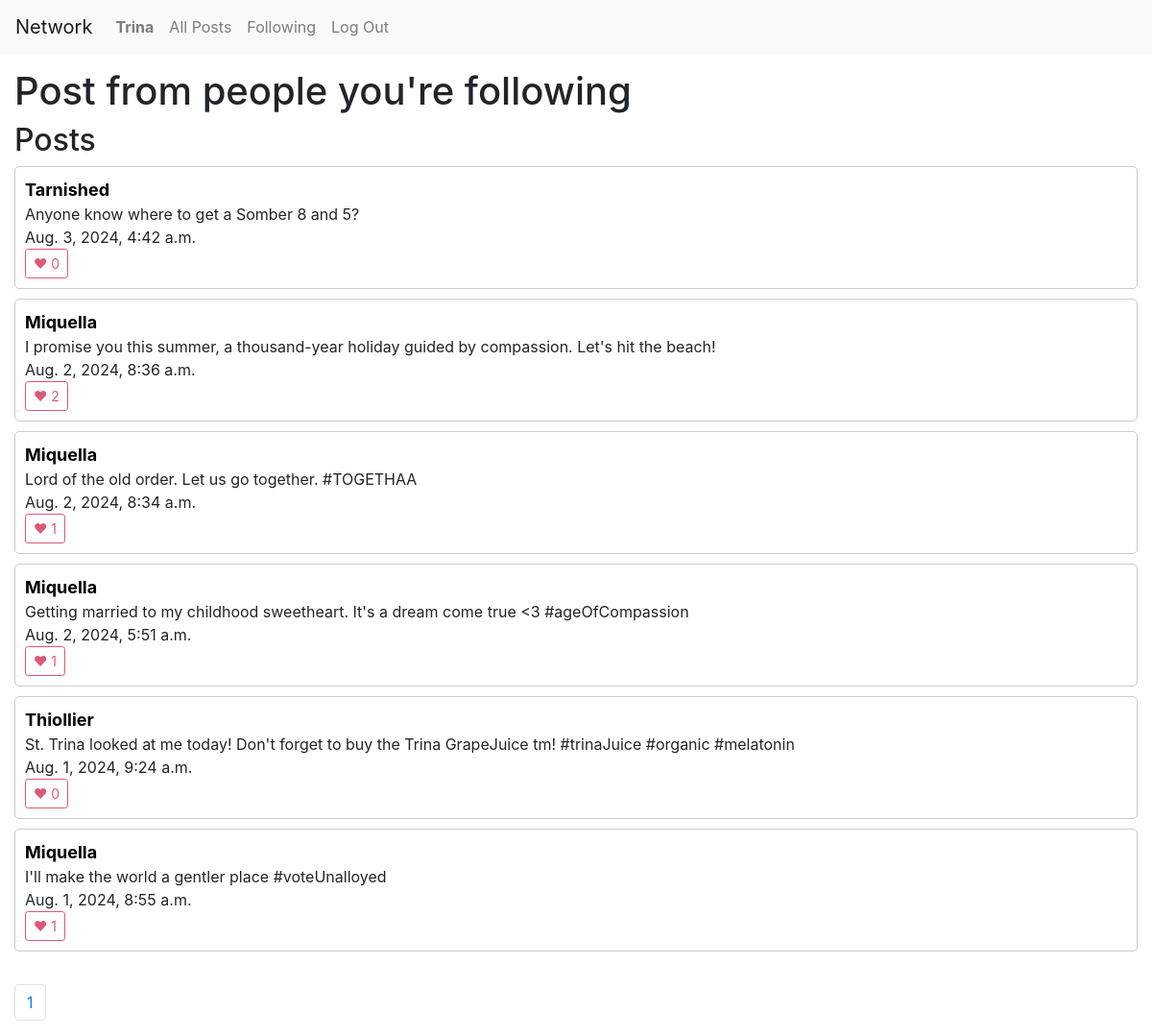
/following/1 (signed in), run on the app's committed database.
### network/models.py (models this page shows, shortened)
class User(AbstractUser):
    followers = models.ManyToManyField('self', related_name="following", null=True)
    following = models.ManyToManyField('self', related_name="followers",null=True)
    def __str__(self):
        return self.username

class Post(models.Model):
    user = models.ForeignKey("User", on_delete=models.CASCADE, related_name="posts")
    content = models.TextField(blank=True)
    timestamp = models.DateTimeField(auto_now_add=True)
    likes = models.IntegerField(default=0)
    likes_users = models.ManyToManyField("User", related_name="likes", null=True)

### network/views.py (the view)
# urls.py: path("following/<int:page_num>", views.following, name="following"),
def following(request, page_num):
    following = User.objects.filter(followers=request.user)
    following = Post.objects.filter(user__in=following)
    posts = following.order_by("-timestamp").all()
    p = Paginator(posts, 10)
    page_obj = p.get_page(page_num)
    prev_page = None
    has_prev_page = False
    if page_obj.has_previous():
        prev_page = page_obj.previous_page_number()
        has_prev_page = True
    next_page = None
    has_next_page = False
    if page_obj.has_next():
        next_page = page_obj.next_page_number()
        has_next_page = True
    return render(request, 'network/following.html', {
        "username":request.user,
        "posts": page_obj,
        "pages": p,
        "prev_page": prev_page,
        "has_prev_page": has_prev_page,
        "next_page": next_page,
        "has_next_page": has_next_page,
    })

### network/templates/network/following.html (shortened to what this page needs)
{% extends "network/layout.html" %}
{% load static %}
{% block body %}
    <h1>Post from people you're following</h1>
    <h2>Posts</h2>
    {% for post in posts %}
    <div id="post-container">
        <a href="{% url 'user' post.user.username 1 %}" class="username-link">{{ post.user.username }}</a><br>
        {{ post.content }} <br>
        {{ post.timestamp }} <br>
        <button id="like-{{ post.id }}" onclick="toggle_like({{ post.id }})" class="like-btn">♥ {{ post.likes_users.count }}</button>
    </div>
    {% endfor %}
    <br>
    <nav aria-label="Page navigation example">
        <ul class="pagination">
          {% for page in pages %}
            <li class="page-item"><a class="page-link"  href="{% url 'following' page.number%}">{{ page.number }}</a></li>
          {% endfor %}
        </ul>
      </nav>
{% endblock %}

### network/templates/network/layout.html (shortened to what this page needs)
{% load static %}
<!DOCTYPE html>
<html lang="en">
    <head>
        <link rel="stylesheet" href="https://stackpath.bootstrapcdn.com/bootstrap/4.4.1/css/bootstrap.min.css">
        <link href="{% static 'network/styles.css' %}" rel="stylesheet">
    </head>
    <body>
        <nav class="navbar navbar-expand-lg navbar-light bg-light">
            <a class="navbar-brand" href="#">Network</a>
            <div>
              <ul class="navbar-nav mr-auto">
                {% if user.is_authenticated %}
                    <li class="nav-item">
                        <a id="nav-username" class="nav-link" href="{% url 'user' user.username 1 %}"><strong>{{ user.username }}</strong></a>
                    </li>
                {% endif %}
                <li class="nav-item">
                  <a class="nav-link" href="{% url 'index' %}">All Posts</a>
                </li>
                {% if user.is_authenticated %}
                    <li class="nav-item">
                        <a class="nav-link" href="{% url 'following' 1%}">Following</a>
                    </li>
                    <li class="nav-item">
                        <a class="nav-link" href="{% url 'logout' %}">Log Out</a>
                    </li>
                {% endif %}
              </ul>
            </div>
          </nav>
        <div class="body">
            {% block body %}
            {% endblock %}
        </div>
    </body>
</html>

### network/static/network/styles.css (style rules this page uses)
.body { margin:15px; }
#post-container { align-items: center; border: 1px solid #ccc; padding: 10px; margin-bottom: 10px; border-radius: 5px; }
.username-link { color:black; font-weight: bold; font-size: large; }
.like-btn { display: inline-block; font-weight: 400; text-align: center; vertical-align: middle; user-select: none; background-color: transparent; border: 1px solid transparent; transition: color .15s ease-in-out,background-color .15s ease-in-out,border-color .15s ease-in-out,box-shadow .15s ease-in-out; padding: .25rem .5rem; font-size: .875rem; line-height: 1.5; border-radius: .2rem; color: #de5877; border-color: #de5877; }

### data on the page
User: username "Trina"
Post: user.username "Tarnished", content "Anyone know where to get a Somber 8 and 5?", timestamp "Aug. 3, 2024, 4:42 a.m.", likes_users.count "0"
Post: user.username "Miquella", content "I promise you this summer, a thousand-year holiday guided by compassion. Let's hit the beach!", timestamp "Aug. 2, 2024, 8:36 a.m.", likes_users.count "2"
Post: user.username "Miquella", content "Lord of the old order. Let us go together. #TOGETHAA", timestamp "Aug. 2, 2024, 8:34 a.m.", likes_users.count "1"
Post: user.username "Miquella", content "Getting married to my childhood sweetheart. It's a dream come true <3 #ageOfCompassion", timestamp "Aug. 2, 2024, 5:51 a.m.", likes_users.count "1"
Post: user.username "Thiollier", content "St. Trina looked at me today! Don't forget to buy the Trina GrapeJuice tm! #trinaJuice #organic #melatonin", timestamp "Aug. 1, 2024, 9:24 a.m.", likes_users.count "0"
Post: user.username "Miquella", content "I'll make the world a gentler place #voteUnalloyed", timestamp "Aug. 1, 2024, 8:55 a.m.", likes_users.count "1"

### other printed values
{{ page.number }} "1"
